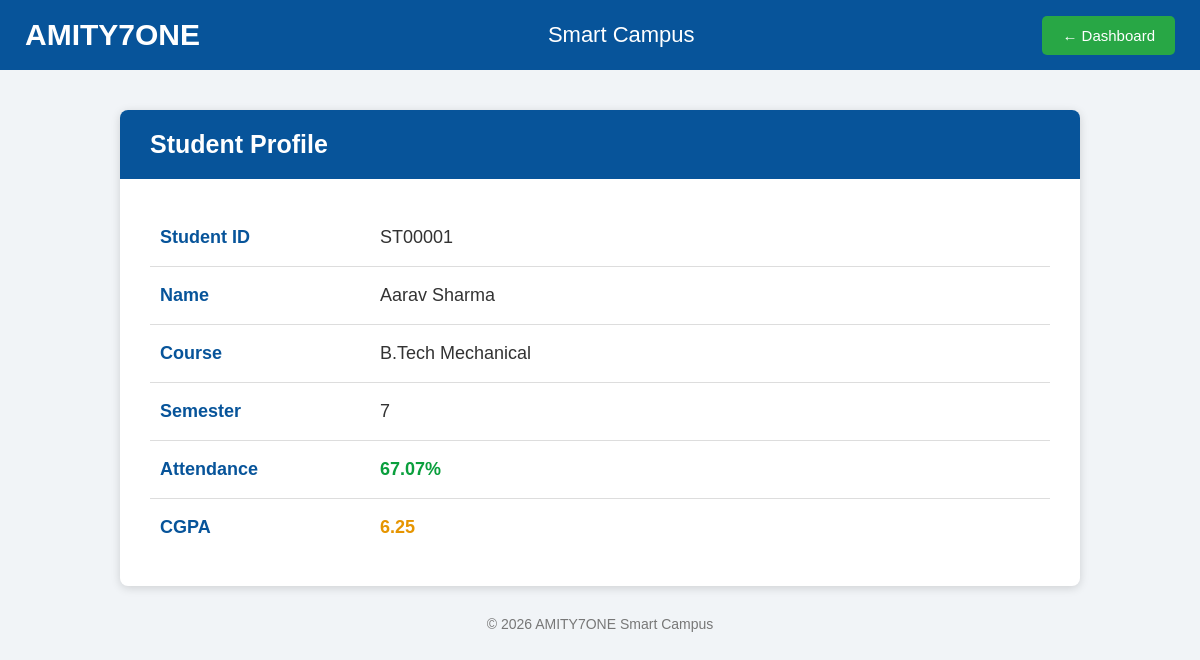
The page /profile (signed in) on the database its author committed.
### tables this page shows
CREATE TABLE students (
    student_id TEXT PRIMARY KEY,
    password TEXT NOT NULL,
    name TEXT NOT NULL,
    course TEXT NOT NULL,
    semester INTEGER NOT NULL,
    attendance REAL NOT NULL,
    cgpa REAL NOT NULL,
    aptitude_score REAL NOT NULL,
    coding_score REAL NOT NULL,
    projects INTEGER NOT NULL,
    internships INTEGER NOT NULL,
    skill_count INTEGER NOT NULL,
    communication_score REAL NOT NULL,
    placement_status TEXT NOT NULL,
    fees REAL NOT NULL,
    skills TEXT NOT NULL,
    branch TEXT,
    gender TEXT,
    state TEXT,
    college_tier TEXT,
    package_lpa REAL DEFAULT 0.0
);

### app.py (the view)
@app.route("/profile")
def profile():
    if "student_id" not in session:
        return redirect("/")
    conn = get_db()
    student = conn.execute(
        "SELECT * FROM students WHERE student_id=?",
        (session["student_id"],)
    ).fetchone()
    conn.close()
    if not student:
        return redirect("/")
    return render_template(
        "profile.html",
        student=student
    )

### app.py (called while the page is built)
def get_db():
    conn = sqlite3.connect(DB_NAME)
    conn.row_factory = sqlite3.Row
    return conn

### templates/profile.html (shortened to what this page needs)
<!DOCTYPE html>
<html lang="en">
<head>
</head>
<body>
<div class="top">
    <div class="logo">
        AMITY7ONE
    </div>
    <div class="title">
        Smart Campus
    </div>
    <a href="/dashboard" class="back">
        ← Dashboard
    </a>
</div>
<div class="container">
    <div class="card">
        <div class="card-header">
            Student Profile
        </div>
        <div class="profile-body">
            <div class="row">
                <div class="label">
                    Student ID
                </div>
                <div class="value">
                    {{ student["student_id"] }}
                </div>
            </div>
            <div class="row">
                <div class="label">
                    Name
                </div>
                <div class="value">
                    {{ student["name"] }}
                </div>
            </div>
            <div class="row">
                <div class="label">
                    Course
                </div>
                <div class="value">
                    {{ student["course"] }}
                </div>
            </div>
            <div class="row">
                <div class="label">
                    Semester
                </div>
                <div class="value">
                    {{ student["semester"] }}
                </div>
            </div>
            <div class="row">
                <div class="label">
                    Attendance
                </div>
                <div class="value attendance">
                    {{ student["attendance"] }}%
                </div>
            </div>
            <div class="row">
                <div class="label">
                    CGPA
                </div>
                <div class="value cgpa">
                    {{ student["cgpa"] }}
                </div>
            </div>
        </div>
    </div>
    <div class="footer">
        © 2026 AMITY7ONE Smart Campus
    </div>
</div>
</body>
</html>

### templates/profile.html (style rules this page uses)
* { box-sizing: border-box; }
body { margin: 0; font-family: Arial, sans-serif; background: #f1f4f7; color: #333; }
.top { height: 70px; background: #07549a; color: white; display: flex; align-items: center; justify-content: space-between; padding: 0 25px; }
.logo { font-size: 30px; font-weight: bold; }
.title { font-size: 22px; }
.back { background: #28a745; color: white; padding: 11px 20px; border-radius: 5px; text-decoration: none; font-size: 15px; }
.container { width: 80%; margin: 40px auto; }
.card { background: white; border-radius: 8px; box-shadow: 0 2px 10px rgba(0,0,0,0.15); overflow: hidden; }
.card-header { background: #07549a; color: white; padding: 20px 30px; font-size: 25px; font-weight: bold; }
.profile-body { padding: 30px; }
.row { display: flex; padding: 18px 10px; border-bottom: 1px solid #ddd; font-size: 18px; }
.row:last-child { border-bottom: none; }
.label { width: 220px; font-weight: bold; color: #07549a; }
.value { color: #333; }
.attendance { font-weight: bold; color: #0a9f3d; }
.cgpa { font-weight: bold; color: #e69500; }
.footer { text-align: center; margin-top: 30px; color: #777; font-size: 14px; }

### rows shown on the page
students: student_id "ST00001", name "Aarav Sharma", course "B.Tech Mechanical", semester "7", attendance "67.07", cgpa "6.25"
